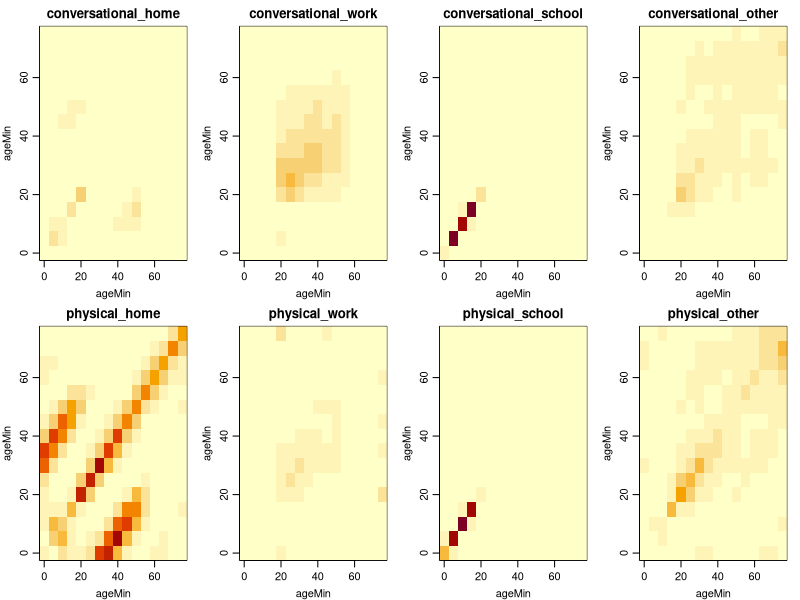
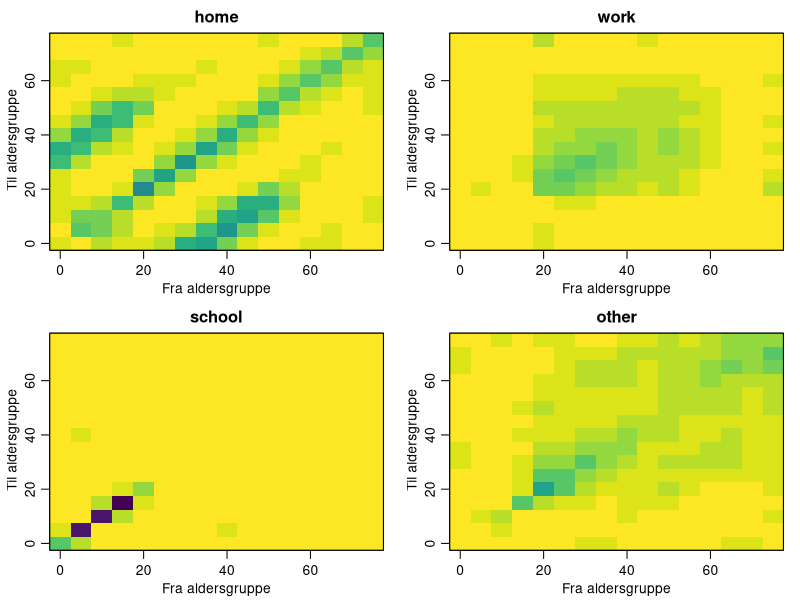
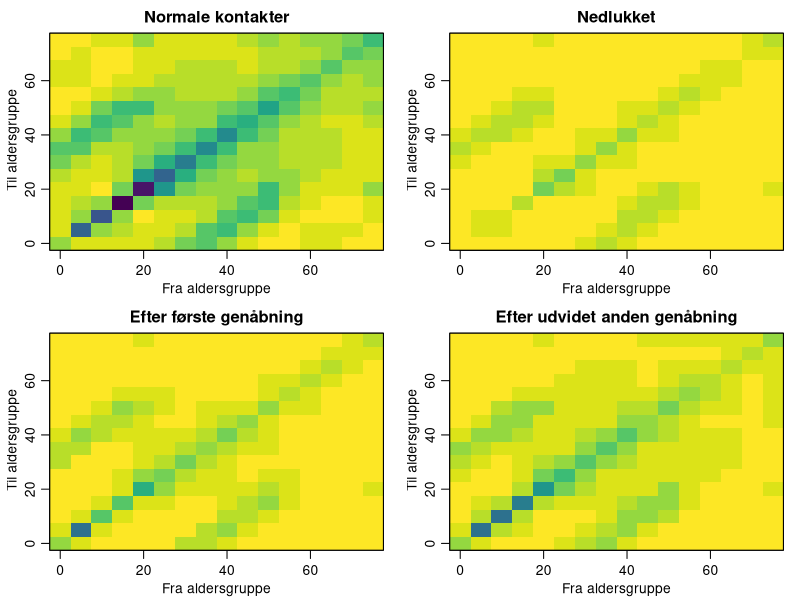

These figures' R source, in order:
## Gruppering og konvertering af kontaktrater
#setwd(<location of file>)
library(data.table)
# Population data is downloaded from: mortality.org To have comparable data for UK and DK
popDK <- fread("Pop_DK_2017.txt", skip=2)
popDK
popUK <- fread("Pop_UK_2017.txt", skip=2)


library(openxlsx)
# Credit for this data from the BBC Pandemic:
# https://doi.org/10.1101/2020.02.16.20023754
CTypes <- getSheetNames("BBC_matrices_reciprocal_filled.xlsx")[1:8]
tmp <- read.xlsx("BBC_matrices_reciprocal_filled.xlsx", rowNames = TRUE, sheet = CTypes[1])

listCT <- list()
for (type in CTypes){
  listCT[[type]] <- read.xlsx("BBC_matrices_reciprocal_filled.xlsx", rowNames = TRUE, sheet = type)
}

rn <- rownames(tmp)
lower.breaks <- as.numeric(sapply(strsplit(rn,"[-+]"), function(x)x[[1]]))
popDK[,Age:=as.numeric(substr(Age,1,3))]
popUK[,Age:=as.numeric(substr(Age,1,3))]

pop <- rbind(popDK[,Country:="DK"], popUK[,Country:="UK"])

pop[,AG1:=lower.breaks[rowSums(outer(Age, lower.breaks,">="))]]

popCont <- pop[,.(Total=sum(Total)), keyby=.(Country,AG1)][,Popu:=sum(Total),by=Country]
popCont[,AG1p:=Total/Popu]

propUK <- popCont[Country=="UK",AG1p]
propDK <- popCont[Country=="DK",AG1p]

######################### ##
merge.contacts <- function(groups, lower.breaks, prop, m, make.symmetric=TRUE){ 
  # Groups: liste med vektorer for hver ønsket gruppe
  # lower.breaks: Vektor med nedre ende af alle intervaller - det sidste er åbent til uendelig alder ;-)
  # prop: fordeling af population på aldersgrupper
  # m: antal kontakter per individ per dag (afsender i kolonner og modtager i rækker)
  # make.symmertric: Hvis TRUE laves T symmetrisk inden der grupperes og transformeres tilbage
  
  # Først omregnes til antal kontakter i original skala:
  cont <- as.matrix(m)*rep(prop, each=length(prop))
  if (make.symmetric)  
    cont <- (cont + t(cont))/2
  
  ## Nye gruppenavne  
  rn <- sapply(groups,function(x)lower.breaks[x[1]])  
  dimNames <- paste0(rn, "-",c(rn[-1]-1,""))
  
  ng <- length(groups)
  gc <- matrix(NA, ng, ng)
  gp <- numeric(ng)
  for (i in 1:ng){
    gp[i] <- sum(prop[groups[[i]]])
    for (j in 1:ng){
      gc[i,j] <- sum(cont[groups[[i]], groups[[j]]])
    }
  }
  mgc <- gc/rep(gp, each=length(gp))
  dimnames(mgc) <- list(dimNames, dimNames)
  names(gp) <- dimNames
  return(list(m=mgc, prop=gp)) # Kontakter og andel af population i hver gruppe
}


## Version 2 med vægte på polymod ####
# use polymod data for 0-4x5-0
polymod_all <- matrix(c(1.92, 0.65,0.95,6.64), nrow = 2, byrow = TRUE) *0.25   ## Ganget med 0.25 fordi PolyMod i 10-14 og 15-19 er på samme niveau som 5-9
polymod_phys <- matrix(c(1.49, 0.59, 0.74, 3.82), nrow = 2, byrow = TRUE) *0.25
polymod_con <-  polymod_all-polymod_phys

## Først samtaler: Der normeres, så 5-9 årige har samme antal samtaler som 10-19 årige
#ch
(ch <- merge.contacts(groups = list(1,2,3:4,5:6),lower.breaks = c(0,5,10,13,15,18), prop = propUK[1:6], m = listCT[[1]][1:6,1:6], make.symmetric = TRUE))
listCT[[1]][1:2,1:2] <- polymod_con/polymod_con[2,2]*mean(diag(ch$m)[3:4])
#cs
(cs <- merge.contacts(groups = list(1,2,3:4,5:6),lower.breaks = c(0,5,10,13,15,18), prop = propUK[1:6], m = listCT[[3]][1:6,1:6], make.symmetric = TRUE))
listCT[[3]][1:2,1:2] <- polymod_con/polymod_con[2,2]*mean(diag(cs$m)[3:4])

## Dernæst de fysisk kontakter
#ph
(ph <- merge.contacts(groups = list(1,2,3:4,5:6),lower.breaks = c(0,5,10,13,15,18), prop = propUK[1:6], m = listCT[[5]][1:6,1:6], make.symmetric = TRUE))
listCT[[5]][1:2,1:2] <- polymod_phys/polymod_phys[2,2]*mean(diag(ph$m)[3:4])
#ps
(ps <- merge.contacts(groups = list(1,2,3:4,5:6),lower.breaks = c(0,5,10,13,15,18), prop = propUK[1:6], m = listCT[[7]][1:6,1:6], make.symmetric = TRUE))
listCT[[7]][1:2,1:2] <- polymod_phys/polymod_phys[2,2]*mean(diag(ps$m)[3:4])



########################### ##
## Kigger på aldersmønstre i kontakttyper
# groups <- list(1,2, 3:4,5:6 ,7:9, 10:11, 12:13, 14:15, 16:17, 18:19) # Angiv grupper baseret på lower breaks
# Split hvert fem år
groups5yr <- list(1,2,3:4,5:6 ,7:8,9, 10,11, 12,13, 14,15, 16,17, 18,19) # Angiv grupper baseret på lower breaks

listTypes <- list()
for (i in names(listCT)){
  listTypes[[i]] <- merge.contacts(groups = groups5yr, lower.breaks = lower.breaks, prop = propDK, m = listCT[[i]] )
}
ageMin <- c((0:15)*5)

## Plot kontakt matricer ####
# outfolder <- "~/proj/Corona/kontaktrater/"
# png(file=paste0(outfolder,"BBC_kontaktmatricer_5yr_0.2conv.png"), width=2000, height=1000, pointsize = 30)
# ageMin <- (0:15)*5
par(mfrow=c(2,4), mar=c(3,3,2,1), mgp=c(2, 0.7,0))
zmax <- max(sapply(listTypes,function(x)max(x$m))*rep(c(0.2,1), each=4))
for (i in 1:length(listTypes)){
  image(ageMin,ageMin,listTypes[[i]]$m*ifelse(i<=4,0.2,1), main=names(listTypes)[i], zlim=c(0,zmax))
}
# dev.off()



## Plan: Skalere til symmetri og derefter reducere  og re-skalere ###

## Counts for all og samlet i fire ####
#cont <- as.matrix(m)*rep(prop, each=length(prop))
nAgeGr <- length(listTypes[[1]]$prop)
listCounts<- list()
for (i in names(listTypes)){
  listCounts[[i]] <- listTypes[[i]]$m*rep(listTypes[[i]]$prop, each=nAgeGr)
}

weightConversational <- 0.2
names(listCounts)
counts4<- list()
counts4$home <- listCounts$conversational_home * weightConversational + listCounts$physical_home
counts4$work <- listCounts$conversational_work * weightConversational + listCounts$physical_work
counts4$school <- listCounts$conversational_school * weightConversational + listCounts$physical_school
counts4$other <- listCounts$conversational_other * weightConversational + listCounts$physical_other
prop <- listTypes[[1]]$prop


############################## #
#### End of initializing ##

## Generate symmetric weight matrix based on diagonal. 
## Ensures that you can add so that when the diagonal is one then the rest is as well
##   it is done by adding contacts to and from a given age group to those that are younger (In Danish this could be labelled as "sildebensparket")
genWeight <- function(dw){
  n <- length(dw)
  if (n==1) return(dw)
  w <- diag(dw)
  for (i in 1:n){
    w[i,(1:i)] <- w[(1:i),i] <- dw[i]
  }
  return(w)
}

############################## #
## Structure for activities ####
# Further details can be found in the reports.
# All activites are handled in 5 year age groups

#Template: listAkt[[]] <- list(AktName = "", home = , work = ,school = , other=)
listAkt <- list()
arbStyrk <- 3348000 # Opdateret 16/5, var 5180000

################################## #
# Tiden fra d. 11/3 til 14/4:
listAkt[["ned"]] <- list(AktName = "Nedlukning d. 11/3", home = 0.45, work = genWeight( rep(c(0.45, 1), c(13,3)) ) ,
                         school = 0, other=genWeight( rep(c(0.2,0.1), c(14,2)) ) )

################################## #
## Tiltag i fase 1: fra d. 15/4 ####
# 5800 ansatte ud af 17000 er mødt fysisk på gym+EUD -- KILDE?
listAkt[["UngUdd.f1"]] <- list(AktName = "UngUdd til eksamen", 
                               home = 0, 
                               work = genWeight( rep(c(0,5800/arbStyrk,0),c(5,8,3)) ), # Kilde: BUVM
                               school = genWeight(rep(c(0,0.16,0.04,0),c(3, 1,9,3))) , # 80% af årgang
                               other=genWeight(rep(c(0,0.1,0),c(3, 1,12))))  

# FM forventer at 13500 går i arbejde. Kunder håndteres som 0.025 i other
listAkt[["LibErv"]] <- list( AktName = "Liberale erhverv", 
                             home = 0, 
                             work = genWeight( rep(c(13500/arbStyrk,0),c(13,3)) ), # Kilde: FM
                             school = 0, 
                             other = 0.025)

listAkt[["Praksis"]] <- list( AktName = "Praksis sektoren", 
                              home = 0,
                              work = genWeight( rep(c(33000*0.8/arbStyrk,0),c(13,3)) ), 
                              school = 0, 
                              other = 0.025)

# Domstole 5000 personer + 7900 på udvalgte videregående uddannelser jf UFM. (7900 tilføjet 2020-05-12)
listAkt[["Domstole"]] <- list(AktName = "Domstole og videregående udd.", 
                              home = 0, 
                              work = genWeight( rep(c((5000+7900)/arbStyrk,0),c(13,3)) ),
                              school = 0, 
                              other=0)

listAkt[["PrivArb.f1"]] <- list(AktName = "Privat arbejdsmarked efter påske", 
                                home =0 ,
                                work = genWeight( rep(c(0.12,0),c(13,3)) ) ,  # Trafik Google 60% i arbejde OK med +0.15 Kilde: FM
                                school = 0, 
                                other=0)

# Alle børn til og med 11 år. +0.05 i other for 10-14-årige
# 71341 lærer på arbejde (ud af 102502) 
# Antager, at det giver +0.05 home kontakter
listAkt[["DagInstSkole.f1"]] <- list(AktName = "Daginstitutioner og skole 0.-5. kl.", 
                                     home = 0.05, 
                                     work = genWeight( rep(c(0,71341/arbStyrk,0),c(5,8,3)) ),
                                     school =  genWeight(c(1,1,0.4,0,rep(0.6,9),0,0,0)), 
                                     other=genWeight(rep(c(0,0.05,0),c(2,1,13))))

################################## #
## Tiltag, som undersøges i fase 2 ####
# Normalt 450000 nu 150000 kunder per dag.
# 60000 (Kilde: FM)
listAkt[["Detail"]] <- list(AktName = "Detailhandel: Storcentre og stormagasiner", 
                            home = 0, 
                            work = genWeight( rep(c(60000/arbStyrk,0),c(13,3)) ),
                            school =0 , 
                            other= 0.05)

# Professionel idræt (3000), biblioteker (kun lån) (BIB7: 3500 ansatte på folkebiblioteker), offentlig sektor AT mf 5000 ÅV i alt
# Zoo 2000 ansatte og 4500000 årlige besøgene ~ 3 timer per dansker per år ~ 0.5 min/dag = 0.002 i other (Dette blev brugt d. 6/5, men i genberegningen var det kun kørende)
# Opdateret 2020-05-12 til kun adgang med biler så 340 ansatte (KM) og ingen i other:
listAkt[["Anden.f2"]] <- list(AktName = "Prof idræt + biblioteker + 5000 offentligt ansatte",
                              home = 0, 
                              work = genWeight( rep(c((3000+3500+5000+340)/arbStyrk,0),c(13,3)) ) ,
                              school = 0, 
                              other=0)
# Skoler
# 9.-10. er ca 1,5 årgang, hvoraf 0,5 årgang er på efterskole
#  lærer på arbejde, må være resten: 102502-71341 = 31161
# Home + 0.05
listAkt[["6.-10.kl"]] <- list(AktName = "6.-10. klasse samt klubtilbud", 
                              home = 0.05, 
                              work = genWeight( rep(c(0,31161/arbStyrk,0),c(5,8,3)) ), # OBS
                              school = genWeight(c(0,0,0.6,0.2,rep(0.212,9),0,0,0)), 
                              other= genWeight(rep(c(0,0.1,0.03,0), c(2,1,1,12))) )
# 1/4 af lærerne ift 6.-10. klasse
listAkt[["9.-10.kl"]] <- list(AktName = "9.-10. klasse samt klubtilbud", 
                              home = 0.05, 
                              work = genWeight( rep(c(0,31161/4/arbStyrk,0),c(5,8,3)) ), 
                              school = genWeight(c(0,0,0,0.2,rep(0.05,9),0,0,0)), 
                              other=genWeight(rep(c(0,0.03,0), c(3,1,12))) )

listAkt[["Efterskoler"]] <- list(AktName = "Efterskoler - skoledel", 
                                 home = 0, 
                                 work = genWeight(rep(c(5000/arbStyrk,0),c(13,3))),
                                 school = genWeight(c(0,0,0,0.1,rep(0.028,9),0,0,0)), 
                                 other=genWeight(rep(c(0,0.03,0), c(3,1,12))) )

# Restaurant og cafe
# Ref. HORESTA publikation "danskernes udespisevaner i 2019"
c(109, 136, 101, 98, 62,33)* (c(0.27, 0.26, 0.26, 0.31, 0.4, 0.55)+0.1)  # Antal * <andel cafe+restaurant> for [12-19, 20-29, 30-39, 40-49, 50-64, 65-]
# UPDATE 20200512: +0.1 svarer til værtshuse + cocktailbarer + lidt fastfood.
tmp <- c(10, 20, 30, 40,  49, 49, 36,36, 40,40, 31,31,31 , 21,21,21) # Antaget for de unge, som ikke fremgår af publikation fra HORESTA.
# Gennemsnit 1/2 besøg per uge ~ 30min per uge ~ 5min per dag svarende til 2% af tiden i 'other' *2 pga højere antal kontakter/tid
tmp2 <- tmp/mean(tmp)*0.04*0.7  #0.7 pga 70% aktivitet
# Ved ~70% aktivitet
# 40.000 forventes at gå i arbejde Kilde:EM
listAkt[["RestCafe"]] <- list(AktName = "Restauranter og caféer", 
                              home = 0, 
                              work = genWeight( rep(c(0,40000/arbStyrk,0),c(3,10,3)) ),
                              school = 0, 
                              other=genWeight(tmp2))
## Udeservering er 10% af fuld omsætning (Kilde: FM)
listAkt[["RestCafeUde"]] <- list(AktName = "Restauranter og caféer - udeservering", 
                                 home = 0, 
                                 work = genWeight( rep(c(0,40000/7/arbStyrk,0),c(3,10,3)) ),
                                 school = 0, 
                                 other=genWeight(tmp2/7))

## For det private arbejdsmarked Kilde: FM 
# 2020-05-17: Justeret til 0.05 Kilde: FM 
listAkt[["PrivArb.f2"]] <- list(AktName = "Privat arbejdesmarked efter anden åbning", 
                                home =0 , 
                                work = genWeight( rep(c(0.05,0),c(13,3)) ),
                                school = 0, 
                                other=0)

listAkt[["divUdd"]] <- list(AktName = "STU + EUD + FGU + skolehjem", 
                            home = 0, 
                            work = 0,
                            school = genWeight(rep(c(0,0.15,0.04,0),c(3, 1,9,3))),  
                            other=genWeight(rep(c(0,0.1,0),c(3, 1,12))))

listAkt[["fysEksam"]] <- list(AktName = "Videregående udd med fysisk eksamen", 
                              home = 0, 
                              work = genWeight( rep(c(0,13400/765000,0),c(4,2,10)) ),  #765000 personer i 20-29-årige
                              school = 0,
                            other=0)

# 650.000 personer som begynder udendørsaktiviteter. Vi antager 15 min per dag svarende til 5% af 'other'
listAkt[["Idræt"]] <- list(AktName = "Idræt - udendørs", home = 0, work = 0,school = 0, other = 0.05)

listAkt[["home.225"]] <- list(AktName = "Home + 22.5%", home = 0.225, work =0 ,school = 0, other=0)
listAkt[["home.25"]] <- list(AktName = "Home + 25%", home = 0.25, work =0 ,school = 0, other=0)
listAkt[["home.275"]] <- list(AktName = "Home + 27.5%", home = 0.275, work =0 ,school = 0, other=0)


###################################### #
## Fase 3 ####
# Se notat på SSIs hjemmeside for dokumentation, hvor der ikke er nævnt detaljer
# Sommeraktiviter håndteres for sig selv
# 35.8 mio besøgende per år ~ 3min i gennemsnit per dag ~ 0.01 i other, men da biograf, teater og zoo har højere tæthed benyttes 0.02
listAkt[["Kultur"]] <- list(AktName = "Museer, teater, biograf, film og TV, zoo", 
                            home = 0, 
                            work = genWeight( rep(c(0,(6660+6400+2000+2500+960)/arbStyrk,0),c(3,10,3)) ),
                            school = 0, 
                            other = 0.02)

listAkt[["OffSag"]] <- list(AktName = "Offentlig sektor med sagspukler", 
                            home = 0, 
                            work = genWeight( rep(c(0,(33000)/arbStyrk,0),c(3,10,3)) ), # Kilde: FM
                            school = 0, 
                            other = 0) # Ca 90.000 borgere til møder, men gennemsnitligt tidsforbrug er meget lavt

listAkt[["OffForsk"]] <- list(AktName = "Offentlig forskning som kræver tilstædeværelse", 
                              home = 0, 
                              work = genWeight( rep(c(0,(14500+300)/arbStyrk,0),c(3,10,3)) ), # Kilde: UFM+KEFM+KUM+VIVE
                              school = 0, 
                              other = 0)

listAkt[["VoksUdd"]] <- list(AktName = "Voksenuddannelse for ledige", 
                    home = 0, 
                    work = genWeight( rep(c(0,(21800+1500+3720+117)/arbStyrk,0),c(3,10,3)) ),
                    school = 0, 
                    other = 0)

listAkt[["Hojskoler"]] <- list(AktName = "Højskoler mv", 
                    home = 0, 
                    work = genWeight( rep(c(0,(1500)/arbStyrk,0),c(3,10,3)) ) + genWeight( rep(c(0,(5000)/765000,0),c(4,2,10)) )+
                      + genWeight( rep(c(0,(1000)/640000,0),c(13,2,1)) ), # ansatte + unge på lange + ældre(65-75-årige) på korte
                    school = 0, 
                    other = 0.005) 

# Svarer til 1,37 min per danske per dag ~ 0.005 i 'other' med anslået firdobbelt risiko per tid: 0.02
listAkt[["IndIdræt"]] <- list(AktName = "Indendørs idræt og foreningsliv", 
                    home = 0, 
                    work = genWeight( rep(c(0,(2000+7000+3500)/arbStyrk,0),c(3,10,3)) ),
                    school = 0, 
                    other = 0.02)

################################# #
## Fase 3+: Udvidet 3. fase ####

listAkt[["DRTV2"]] <- list(AktName = "DR og TV2 åbnes fuldt", 
                    home = 0, 
                    work = genWeight( rep(c(0,(4695)/arbStyrk,0),c(3,10,3)) ),
                    school = 0, 
                    other = 0)

listAkt[["OffAnsat.f3+"]] <- list(AktName = "Offentlige ansatte i fase 3+", 
                    home = 0.05, # Normalisering af samfundet
                    work = genWeight( rep(c(0,(190000)/arbStyrk,0),c(3,10,3)) ), # Kilde: FM 
                    school = 0 , 
                    other = 0.05) # Kombination af 5% mere i arbejde, som giver transport og borgerkontakt

################################# #
## Fase 4:  ####

listAkt[["AllUdd"]] <- list(AktName = "Alle øvrige uddannelser inkl 1.g og 2.g", 
                    home = 0.1, 
                    work = genWeight( rep(c(0,(320000)/arbStyrk,0),c(3,10,3)) ),
                    school = genWeight(rep(c(0,0.39,0.08,0),c(3, 1,9,3))),  #OBS anslået to årgange 15-19-årige
                    other = 0.1)

# Kilde: Dansk Svømmebadsteknisk Forening. 
# Hver dansker bruger 4min/dag ~ 0.015 pp i other. Der anslås firdobbelt risiko, så 0.06
listAkt[["Fitness"]] <- list(AktName = "Fitness + svømmebade + legeland", 
                    home = 0, 
                    work = genWeight( rep(c(0,(1900)/arbStyrk,0),c(3,10,3)) ),
                    school = 0, 
                    other = 0.06)



funSumAkt <- function(included, activityList, faWork){
  # included: activities to include (names of elements in activityList)
  # activityList: list of activities. Must include elements named 'home', 'work', 'school' and 'other'
  # faWork: Physical distance factor at work. 'work' gives how many are at work and faWork defines how effective control measures at work are.
  if(any(!included %in% names(activityList))){
    warning(paste(included[!included %in% names(activityList)],"not in activityList"))
  }
  relCont <- list(home =0 , work =0 ,school =0 , other=0)
  for (akt in included){
    for (nm in names(relCont)){
      fysAfstandFaktor <- ifelse(nm=="work", faWork, 1)
      relCont[[nm]] <- relCont[[nm]] + activityList[[akt]][[nm]] * fysAfstandFaktor
    }
  }
  relCont[["activities"]] <- included
  return(relCont)
}

dummy <- c("ned", "LibErv")
funSumAkt(dummy, listAkt, faWork = 0.45)

names(listAkt)
scenarier <- list(basis=list(1,1,1,1,"Basis"))
scenarier[["ned"]] <- funSumAkt("ned", listAkt, faWork=0.45)
sc.fase1 <- c("ned","UngUdd.f1", "LibErv","Praksis", "Domstole", "PrivArb.f1", "DagInstSkole.f1")
scenarier[["fase1"]] <- funSumAkt(sc.fase1, listAkt, faWork=0.45)
# The following lines relates to the report on May 6th 2020
# scenarier[["fase2.01"]] <- funSumAkt(c(sc.fase1, "Detail", "Anden.f2"), listAkt, faWork=0.5)
# scenarier[["fase2.02"]] <- funSumAkt(c(sc.fase1, "Detail", "Anden.f2", "6.-10.kl"), listAkt, faWork=0.5)
# scenarier[["fase2.03"]] <- funSumAkt(c(sc.fase1, "Detail", "Anden.f2", "6.-10.kl", "Efterskoler"), listAkt, faWork=0.5)
# scenarier[["fase2.04"]] <- funSumAkt(c(sc.fase1, "Detail", "Anden.f2", "6.-10.kl", "RestCafeUde"), listAkt, faWork=0.5)
# scenarier[["fase2.05"]] <- funSumAkt(c(sc.fase1, "Detail", "Anden.f2", "6.-10.kl", "RestCafe"), listAkt, faWork=0.5)
# scenarier[["fase2.06"]] <- funSumAkt(c(sc.fase1, "Detail", "Anden.f2", "6.-10.kl", "PrivArb.f2"), listAkt, faWork=0.55)
# scenarier[["fase2.07"]] <- funSumAkt(c(sc.fase1, "Detail", "Anden.f2", "6.-10.kl", "Efterskoler", "RestCafeUde","PrivArb.f2"), listAkt, faWork=0.55)
# scenarier[["fase2.08"]] <- funSumAkt(c(sc.fase1, "Detail", "Anden.f2", "6.-10.kl", "Efterskoler", "RestCafe","PrivArb.f2"), listAkt, faWork=0.55)
# ## 9.-10. kl i stedet for 6.10. kl.
# scenarier[["fase2.09"]] <- funSumAkt(c(sc.fase1, "Detail", "Anden.f2", "9.-10.kl"), listAkt, faWork=0.45)
# scenarier[["fase2.10"]] <- funSumAkt(c(sc.fase1, "Detail", "Anden.f2", "9.-10.kl", "Efterskoler", "RestCafeUde","PrivArb.f2"), listAkt, faWork=0.55)
# scenarier[["fase2.11"]] <- funSumAkt(c(sc.fase1, "Detail", "Anden.f2", "9.-10.kl", "Efterskoler", "RestCafe","PrivArb.f2"), listAkt, faWork=0.55)

## Følsomheds scenarier
#"fase2.01" og "fase2.08" home skal 1/2 og 1/1 til 100%
## Først: Hvad har vi egentlig:
# sapply(scenarier, function(x)sapply(x[1:4],max))
# ## Skal bruge home+0.225
# scenarier[["fase2.01f50"]] <- funSumAkt(c(sc.fase1, "Detail", "Anden.f2", "home.25"), listAkt, faWork=0.5+0.25)
# scenarier[["fase2.01f100"]] <- funSumAkt(c(sc.fase1, "Detail", "Anden.f2", "home.25", "home.25"), listAkt, faWork=1)
# 
# scenarier[["fase2.08f50"]] <- funSumAkt(c(sc.fase1, "Detail", "Anden.f2", "6.-10.kl", "Efterskoler", "RestCafe","PrivArb.f2","home.225"), listAkt, faWork=0.55+.225)
# scenarier[["fase2.08f100"]] <- funSumAkt(c(sc.fase1, "Detail", "Anden.f2", "6.-10.kl", "Efterskoler", "RestCafe","PrivArb.f2","home.225","home.225"), listAkt, faWork=1)
# 
# scenarier[["fase1f50"]] <- funSumAkt(c(sc.fase1, "home.275"), listAkt, faWork=0.45)

## Hvad blev vedtaget
sc.fase2 <- c(sc.fase1, "Detail", "Anden.f2", "6.-10.kl", "Efterskoler", "RestCafe","PrivArb.f2", "divUdd","Idræt","fysEksam")
scenarier[["fase2"]] <- funSumAkt(sc.fase2, listAkt, faWork=0.55)
#scenarier[["fase2.1.1f50"]] <- funSumAkt(c(sc.fase2,"home.225"), listAkt, faWork=0.55)
#scenarier[["fase2.1.1f100"]] <- funSumAkt(c(sc.fase2,"home.225","home.225"), listAkt, faWork=0.55)
add.fase3 <- c("Kultur", "OffSag", "OffForsk", "VoksUdd", "Hojskoler", "IndIdræt")
scenarier[["fase3"]] <- funSumAkt(c(sc.fase2, add.fase3 ), listAkt, faWork=0.60) # + 0.05 faWork

add.fase3p <- c("DRTV2", "OffAnsat.f3+")
scenarier[["fase3+"]] <- funSumAkt(c(sc.fase2, add.fase3, add.fase3p ), listAkt, faWork=0.65) # + 0.05 faWork

add.fase4 <- c("AllUdd", "Fitness" )
scenarier[["fase4"]] <- funSumAkt(c(sc.fase2, add.fase3, add.fase3p, add.fase4 ), listAkt, faWork=0.65) # + 0.05 faWork

# Følsomhedsscenarier
tmp <- lapply(scenarier[["fase4"]][1:4],function(xx)diag(as.matrix(xx)))
full <- lapply(tmp, function(x)1-x)
half <- lapply(tmp, function(x)(1-x)*0.5)

addScenarios <- function(x,y){
  # x is a scenario
  # y are diagonal elements (vectors) to be added
  z <- x
  for (i in 1:4){
    z[[i]] <- z[[i]] + genWeight( y[[i]])
  }
  return(z)
}

scenarier[["fase2f100"]] <- addScenarios( scenarier[["fase2"]], full)
scenarier[["fase2f50"]] <- addScenarios( scenarier[["fase2"]], half)
scenarier[["fase3f100"]] <- addScenarios( scenarier[["fase3"]], full)
scenarier[["fase3f50"]] <- addScenarios( scenarier[["fase3"]], half)
scenarier[["fase3+f100"]] <- addScenarios( scenarier[["fase3+"]], full)
scenarier[["fase3+f50"]] <- addScenarios( scenarier[["fase3+"]], half)
scenarier[["fase4f100"]] <- addScenarios( scenarier[["fase4"]], full)
scenarier[["fase4f50"]] <- addScenarios( scenarier[["fase4"]], half)

makeSummer <- function(x, wSchool=0.5, wWork=0.75){
  # x is a scenario
  # wSchool, wWork weights for those two
    z <- x
    z$school <- z$school * wSchool
    z$work <- z$work * wWork
}

scenarier[["fase2S"]] <- makeSummer(scenarier[["fase2"]])
scenarier[["fase2f100S"]] <- makeSummer(scenarier[["fase2f100"]])
scenarier[["fase2f50S"]] <- makeSummer(scenarier[["fase2f50"]])

scenarier[["fase3S"]] <- makeSummer(scenarier[["fase3"]])
scenarier[["fase3f100S"]] <- makeSummer(scenarier[["fase3f100"]])
scenarier[["fase3f50S"]] <- makeSummer(scenarier[["fase3f50"]])

scenarier[["fase3+S"]] <- makeSummer(scenarier[["fase3+"]])
scenarier[["fase3+f100S"]] <- makeSummer(scenarier[["fase3+f100"]])
scenarier[["fase3+f50S"]] <- makeSummer(scenarier[["fase3+f50"]])

scenarier[["fase4S"]] <- makeSummer(scenarier[["fase4"]])
scenarier[["fase4f100S"]] <- makeSummer(scenarier[["fase4f100"]])
scenarier[["fase4f50S"]] <- makeSummer(scenarier[["fase4f50"]])




## Først: Hvad har vi egentlig:
sapply(scenarier, function(x)sapply(x[1:4],max))

lapply(scenarier, function(x)sapply(x[1:4],function(xx)round(diag(as.matrix(xx)),3)))

## Eigenvalues
max.eigen.4w <- function(vaekt=rep(1,4), listW, prop){
  m2 <- counts4[[1]]*listW[[1]]/rep(prop,each=length(prop))*vaekt[1]
  for (i in 2:4){
    m2 <- m2 + counts4[[i]]*listW[[i]]/rep(prop,each=length(prop)) * vaekt[i]
  }
  
  return(list(me = eigen(m2)$values, eig=eigen(m2)$vec))
}


## Eigenvalues
(tmp <- max.eigen.4w(vaekt = rep(1, each=4), listW = scenarier[["fase4"]],prop=prop)$eig[,1])

full <-max.eigen.4w(vaekt = rep(1, each=4), listW = list(1,1,1,1),prop=prop)$me[1]

(max.eigen.4w(vaekt = rep(1, each=4), listW = scenarier[["ned"]],prop=prop)$me[1]/full*3.3)

## Beregning af R0 for alle scenarier:
sapply(scenarier, function(x){max.eigen.4w(vaekt = rep(1, each=4), listW = x,prop=prop)$me[1]/full*3.3})



######################### ####
merge.counts2contacts <- function(groups, lower.breaks, prop, cont, make.symmetric=TRUE){ 
  # Groups: liste med vektorer for hver ønsket gruppe
  # lower.breaks: Vektor med nedre ende af alle intervaller - det sidste er åbent til uendelig alder ;-)
  # prop: fordeling af population på aldersgrupper
  # cont: antal kontakter (evt skaleret) mellem aldersgrupper antages at være symmetrisk (afsender i kolonner og modtager i rækker)
  # make.symmertric: Skal T laves symmetrisk inden der grupperes og transformeres tilbage?
  
  ## Nye gruppenavne  
  rn <- sapply(groups,function(x)lower.breaks[x[1]])  
  dimNames <- paste0(rn, "-",c(rn[-1]-1,""))
  
  ng <- length(groups)
  gc <- matrix(NA, ng, ng)
  gp <- numeric(ng)
  for (i in 1:ng){
    gp[i] <- sum(prop[groups[[i]]])
    for (j in 1:ng){
      gc[i,j] <- sum(cont[groups[[i]], groups[[j]]])
    }
  }
  mgc <- gc/rep(gp, each=length(gp))
  dimnames(mgc) <- list(dimNames, dimNames)
  names(gp) <- dimNames
  return(list(m=mgc, prop=gp)) # Kontakter og andel af population i hver gruppe
}


groupsKG <- list(1:12 , 13:16) # Angiv grupper baseret på lower breaks

listEffCont <- list()
for(red in names(scenarier)){
  EffCont <- matrix(0, nrow=length(groupsKG), ncol=length(groupsKG))
  for (i in 1:4){
    tmp <- merge.counts2contacts(groups = groupsKG, lower.breaks = ageMin, prop = prop, cont = counts4[[i]]*scenarier[[red]][[i]] )
    EffCont <- EffCont + tmp$m
  }
  listEffCont[[red]] <- EffCont / tmp$prop*0.15*0.8
}
## Faktor er justeret til samme egenværdi som tidligere svarende til 20% vækst per dag
beta <- listEffCont

save(beta, scenarier, file="beta_til_Kaare_20200517.RData")


################################# #
## Plot til teksnisk appendiks ####

library(viridis)

png(filename = "Counts_per_type.png", width=1600, height=1600, pointsize = 30)
par(mfrow=c(2,2), mar=c(3,3,2,1), mgp=c(1.8,0.7,0))
zmax <- 1
for (i in 1:4){
  tmp<-counts4[[i]]/rep(prop, each=length(prop))
  print(range(tmp))
  image(ageMin,ageMin,tmp , main=names(counts4)[i], zlim=c(0,zmax), xlab="Fra aldersgruppe", ylab=" Til aldersgruppe", col = viridis(20,direction = -1))
  box()
}
dev.off()

png(filename = "Contacts_fase.png", width=1600, height=1600, pointsize = 30)
par(mfrow=c(2,2), mar=c(3,3,2,1), mgp=c(1.8,0.7,0))
zmax <- 0.1
sce <- c("basis","ned","fase1", "fase3")
sceNames <- c("Normale kontakter", "Nedlukket", "Efter første genåbning", "Efter udvidet anden genåbning")
for (red in 1:4){
  EffCont <- matrix(0, nrow=length(prop), ncol=length(prop))
  for (i in 1:4){
    EffCont <- EffCont + counts4[[i]]*scenarier[[ sce[red] ]][[i]]
  }
  print(range(EffCont))
  image(ageMin,ageMin,EffCont , main=sceNames[red], zlim=c(0,zmax), xlab="Fra aldersgruppe", ylab=" Til aldersgruppe", col = viridis(20,direction = -1))
  box()
 
}
dev.off()
